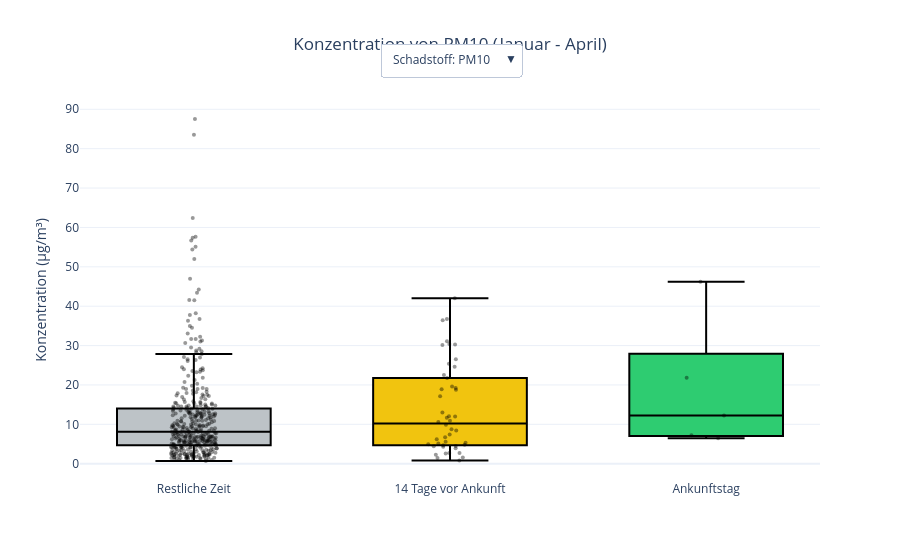

The notebook cell saved with this chart:
### Code cell
import pandas as pd
import plotly.graph_objects as go

# Loading and preparing our data to work with it
df = pd.read_csv('craneCount_pollution_arrivalDates_2021-2025.csv')
df['Date'] = pd.to_datetime(df['Date'])
df['Is_Arrival_Day'] = df['Is_Arrival_Day'].astype(str).str.lower().str.strip()
df = df[df['Date'].dt.month <= 4].copy()

# Making Categories for the box plot
df['Category'] = 'Restliche Zeit'
df.loc[df['Is_Arrival_Day'] == 'yes', 'Category'] = 'Ankunftstag'

# § LLM Help for Getting our 14 days before the arrival dates to put them a category
arrival_dates = df[df['Is_Arrival_Day'] == 'yes']['Date'].unique()
for arrival_date in arrival_dates:
    mask = (df['Date'] >= arrival_date - pd.Timedelta(days=14)) & (df['Date'] < arrival_date)
    df.loc[mask & (df['Category'] == 'Restliche Zeit'), 'Category'] = '14 Tage vor Ankunft'

# Creating our Box Plot
fig = go.Figure()

pollutants = ['PM10', 'PM2.5', 'O3']
categories = ['Restliche Zeit', '14 Tage vor Ankunft', 'Ankunftstag']
colors = ["#bdc3c7", "#f1c40f", "#2ecc71"]

# Create boxplots for each pollutant and category
for poll in pollutants:
    for i, cat in enumerate(categories):
        # § LLM Help to Filter data for current pollutant and category
        plot_data = df[df['Category'] == cat][poll]
        
        fig.add_trace(go.Box(
            y=plot_data,
            x=[cat] * len(plot_data),
            name=cat,
            visible=(poll == 'PM10'),
            marker=dict(color='black', opacity=0.4, size=4),
            line=dict(color='black', width=2),
            fillcolor=colors[i],
            boxpoints='all',
            jitter=0.3,
            pointpos=0,
            showlegend=False
        ))

# § LLM Help for Creating the interactive dropdown menu
buttons = []
for i, poll in enumerate(pollutants):
    # § LLM Help to Create visibility array for all traces and make only the three traces of current pollutant visible
    visibility = [False] * (len(pollutants) * len(categories))
    visibility[i*3 : (i+1)*3] = [True, True, True]
    
    buttons.append(dict(
        label=f"Schadstoff: {poll}",
        method="update",
        args=[{"visible": visibility},
              {"title": f"Konzentration von {poll} (Januar - April)"}]
    ))

# layout for the box plot
fig.update_layout(
    # § LLM Help for Making the dropdown menu
    updatemenus=[dict(
        active=0,
        buttons=buttons,
        x=0.5, xanchor="center", y=1.15, yanchor="top", 
        showactive=True
    )],
    title=f"Konzentration von {pollutants[0]} (Januar - April)",
    title_x=0.5, 
    template="plotly_white",
    yaxis_title="Konzentration (µg/m³)",
    xaxis=dict(type='category'),
    boxgap=0.1,     
    boxgroupgap=0.1  
)

# Increasing the widht of the boxes
fig.update_traces(width=0.6) 

fig.show()

### Figure 1 — Plotly figure (JSON) as saved in the notebook; plotly's stock layout.template omitted (floating-point values rounded to 4 significant figures; data arrays with more than 128 entries replaced by an {"elided": "..."} marker saying what was removed)
{"data": [{"boxpoints": "all", "fillcolor": "#bdc3c7", "jitter": 0.3, "line": {"color": "black", "width": 2}, "marker": {"color": "black", "opacity": 0.4, "size": 4}, "name": "Restliche Zeit", "pointpos": 0, "showlegend": false, "type": "box", "visible": true, "width": 0.6, "x": {"elided": "390 str values"}, "y": {"elided": "390 float values"}}, {"boxpoints": "all", "fillcolor": "#f1c40f", "jitter": 0.3, "line": {"color": "black", "width": 2}, "marker": {"color": "black", "opacity": 0.4, "size": 4}, "name": "14 Tage vor Ankunft", "pointpos": 0, "showlegend": false, "type": "box", "visible": true, "width": 0.6, "x": ["14 Tage vor Ankunft", "14 Tage vor Ankunft", "14 Tage vor Ankunft", "14 Tage vor Ankunft", "14 Tage vor Ankunft", "14 Tage vor Ankunft", "14 Tage vor Ankunft", "14 Tage vor Ankunft", "14 Tage vor Ankunft", "14 Tage vor Ankunft", "14 Tage vor Ankunft", "14 Tage vor Ankunft", "14 Tage vor Ankunft", "14 Tage vor Ankunft", "14 Tage vor Ankunft", "14 Tage vor Ankunft", "14 Tage vor Ankunft", "14 Tage vor Ankunft", "14 Tage vor Ankunft", "14 Tage vor Ankunft", "14 Tage vor Ankunft", "14 Tage vor Ankunft", "14 Tage vor Ankunft", "14 Tage vor Ankunft", "14 Tage vor Ankunft", "14 Tage vor Ankunft", "14 Tage vor Ankunft", "14 Tage vor Ankunft", "14 Tage vor Ankunft", "14 Tage vor Ankunft", "14 Tage vor Ankunft", "14 Tage vor Ankunft", "14 Tage vor Ankunft", "14 Tage vor Ankunft", "14 Tage vor Ankunft", "14 Tage vor Ankunft", "14 Tage vor Ankunft", "14 Tage vor Ankunft", "14 Tage vor Ankunft", "14 Tage vor Ankunft", "14 Tage vor Ankunft", "14 Tage vor Ankunft", "14 Tage vor Ankunft", "14 Tage vor Ankunft", "14 Tage vor Ankunft", "14 Tage vor Ankunft"], "y": [4.297, 12.02, 11.69, 1.483, 5.556, 6.236, 4.721, 0.8213, 2.721, 8.759, 9.884, 18.9, 3.942, 5.106, 10.89, 22.56, 30.15, 18.77, 26.54, 19.6, 19.22, 21.76, 5.356, 10.57, 4.791, 2.695, 2.265, 4.97, 4.413, 11.97, 8.461, 12.99, 4.516, 2.628, 1.584, 7.417, 36.4, 31.07, 36.76, 42.01, 30.3, 17.16, 6.737, 25.39, 30.43, 24.64]}, {"boxpoints": "all", "fillcolor": "#2ecc71", "jitter": 0.3, "line": {"color": "black", "width": 2}, "marker": {"color": "black", "opacity": 0.4, "size": 4}, "name": "Ankunftstag", "pointpos": 0, "showlegend": false, "type": "box", "visible": true, "width": 0.6, "x": ["Ankunftstag", "Ankunftstag", "Ankunftstag", "Ankunftstag", "Ankunftstag"], "y": [12.24, 7.235, 46.18, 6.455, 21.82]}, {"boxpoints": "all", "fillcolor": "#bdc3c7", "jitter": 0.3, "line": {"color": "black", "width": 2}, "marker": {"color": "black", "opacity": 0.4, "size": 4}, "name": "Restliche Zeit", "pointpos": 0, "showlegend": false, "type": "box", "visible": false, "width": 0.6, "x": {"elided": "390 str values"}, "y": {"elided": "390 float values"}}, {"boxpoints": "all", "fillcolor": "#f1c40f", "jitter": 0.3, "line": {"color": "black", "width": 2}, "marker": {"color": "black", "opacity": 0.4, "size": 4}, "name": "14 Tage vor Ankunft", "pointpos": 0, "showlegend": false, "type": "box", "visible": false, "width": 0.6, "x": ["14 Tage vor Ankunft", "14 Tage vor Ankunft", "14 Tage vor Ankunft", "14 Tage vor Ankunft", "14 Tage vor Ankunft", "14 Tage vor Ankunft", "14 Tage vor Ankunft", "14 Tage vor Ankunft", "14 Tage vor Ankunft", "14 Tage vor Ankunft", "14 Tage vor Ankunft", "14 Tage vor Ankunft", "14 Tage vor Ankunft", "14 Tage vor Ankunft", "14 Tage vor Ankunft", "14 Tage vor Ankunft", "14 Tage vor Ankunft", "14 Tage vor Ankunft", "14 Tage vor Ankunft", "14 Tage vor Ankunft", "14 Tage vor Ankunft", "14 Tage vor Ankunft", "14 Tage vor Ankunft", "14 Tage vor Ankunft", "14 Tage vor Ankunft", "14 Tage vor Ankunft", "14 Tage vor Ankunft", "14 Tage vor Ankunft", "14 Tage vor Ankunft", "14 Tage vor Ankunft", "14 Tage vor Ankunft", "14 Tage vor Ankunft", "14 Tage vor Ankunft", "14 Tage vor Ankunft", "14 Tage vor Ankunft", "14 Tage vor Ankunft", "14 Tage vor Ankunft", "14 Tage vor Ankunft", "14 Tage vor Ankunft", "14 Tage vor Ankunft", "14 Tage vor Ankunft", "14 Tage vor Ankunft", "14 Tage vor Ankunft", "14 Tage vor Ankunft", "14 Tage vor Ankunft", "14 Tage vor Ankunft"], "y": [3.779, 10.63, 10.63, 1.293, 3.794, 1.778, 3.81, 0.7079, 1.277, 6.761, 8.226, 17.12, 1.821, 3.519, 8.74, 19.02, 26.14, 16.36, 23.07, 15.87, 16.23, 19.08, 2.939, 8.297, 4.224, 1.887, 1.267, 4.423, 3.42, 10.78, 7.287, 11.18, 4.05, 1.942, 1.206, 6.255, 32.71, 28.42, 31.61, 38.28, 27.54, 14.95, 5.298, 23.56, 27.69, 21.85]}, {"boxpoints": "all", "fillcolor": "#2ecc71", "jitter": 0.3, "line": {"color": "black", "width": 2}, "marker": {"color": "black", "opacity": 0.4, "size": 4}, "name": "Ankunftstag", "pointpos": 0, "showlegend": false, "type": "box", "visible": false, "width": 0.6, "x": ["Ankunftstag", "Ankunftstag", "Ankunftstag", "Ankunftstag", "Ankunftstag"], "y": [10.53, 5.866, 43.4, 5.687, 19.75]}, {"boxpoints": "all", "fillcolor": "#bdc3c7", "jitter": 0.3, "line": {"color": "black", "width": 2}, "marker": {"color": "black", "opacity": 0.4, "size": 4}, "name": "Restliche Zeit", "pointpos": 0, "showlegend": false, "type": "box", "visible": false, "width": 0.6, "x": {"elided": "390 str values"}, "y": {"elided": "390 float values"}}, {"boxpoints": "all", "fillcolor": "#f1c40f", "jitter": 0.3, "line": {"color": "black", "width": 2}, "marker": {"color": "black", "opacity": 0.4, "size": 4}, "name": "14 Tage vor Ankunft", "pointpos": 0, "showlegend": false, "type": "box", "visible": false, "width": 0.6, "x": ["14 Tage vor Ankunft", "14 Tage vor Ankunft", "14 Tage vor Ankunft", "14 Tage vor Ankunft", "14 Tage vor Ankunft", "14 Tage vor Ankunft", "14 Tage vor Ankunft", "14 Tage vor Ankunft", "14 Tage vor Ankunft", "14 Tage vor Ankunft", "14 Tage vor Ankunft", "14 Tage vor Ankunft", "14 Tage vor Ankunft", "14 Tage vor Ankunft", "14 Tage vor Ankunft", "14 Tage vor Ankunft", "14 Tage vor Ankunft", "14 Tage vor Ankunft", "14 Tage vor Ankunft", "14 Tage vor Ankunft", "14 Tage vor Ankunft", "14 Tage vor Ankunft", "14 Tage vor Ankunft", "14 Tage vor Ankunft", "14 Tage vor Ankunft", "14 Tage vor Ankunft", "14 Tage vor Ankunft", "14 Tage vor Ankunft", "14 Tage vor Ankunft", "14 Tage vor Ankunft", "14 Tage vor Ankunft", "14 Tage vor Ankunft", "14 Tage vor Ankunft", "14 Tage vor Ankunft", "14 Tage vor Ankunft", "14 Tage vor Ankunft", "14 Tage vor Ankunft", "14 Tage vor Ankunft", "14 Tage vor Ankunft", "14 Tage vor Ankunft", "14 Tage vor Ankunft", "14 Tage vor Ankunft", "14 Tage vor Ankunft", "14 Tage vor Ankunft", "14 Tage vor Ankunft", "14 Tage vor Ankunft"], "y": [33.16, 9.348, 10.42, 87.77, 48.99, 79.75, 61.42, 64.7, 65.21, 54.93, 61.45, 33.93, 60.93, 45.08, 29.04, 16.57, 16.93, 44.94, 31.2, 46.36, 21.52, 20.48, 68.69, 48.52, 56.92, 66.04, 66.12, 40.23, 34.79, 22.7, 25.94, 46.28, 47.24, 61.06, 57.68, 59.2, 9.515, 27.67, 8.834, 18.87, 33.73, 33.38, 61.93, 50.75, 42.48, 44.7]}, {"boxpoints": "all", "fillcolor": "#2ecc71", "jitter": 0.3, "line": {"color": "black", "width": 2}, "marker": {"color": "black", "opacity": 0.4, "size": 4}, "name": "Ankunftstag", "pointpos": 0, "showlegend": false, "type": "box", "visible": false, "width": 0.6, "x": ["Ankunftstag", "Ankunftstag", "Ankunftstag", "Ankunftstag", "Ankunftstag"], "y": [26.65, 53.38, 27.47, 28.65, 53.84]}], "layout": {"boxgap": 0.1, "boxgroupgap": 0.1, "title": {"text": "Konzentration von PM10 (Januar - April)", "x": 0.5}, "updatemenus": [{"active": 0, "buttons": [{"args": [{"visible": [true, true, true, false, false, false, false, false, false]}, {"title": "Konzentration von PM10 (Januar - April)"}], "label": "Schadstoff: PM10", "method": "update"}, {"args": [{"visible": [false, false, false, true, true, true, false, false, false]}, {"title": "Konzentration von PM2.5 (Januar - April)"}], "label": "Schadstoff: PM2.5", "method": "update"}, {"args": [{"visible": [false, false, false, false, false, false, true, true, true]}, {"title": "Konzentration von O3 (Januar - April)"}], "label": "Schadstoff: O3", "method": "update"}], "showactive": true, "x": 0.5, "xanchor": "center", "y": 1.15, "yanchor": "top"}], "xaxis": {"type": "category"}, "yaxis": {"title": {"text": "Konzentration (µg/m³)"}}}}
